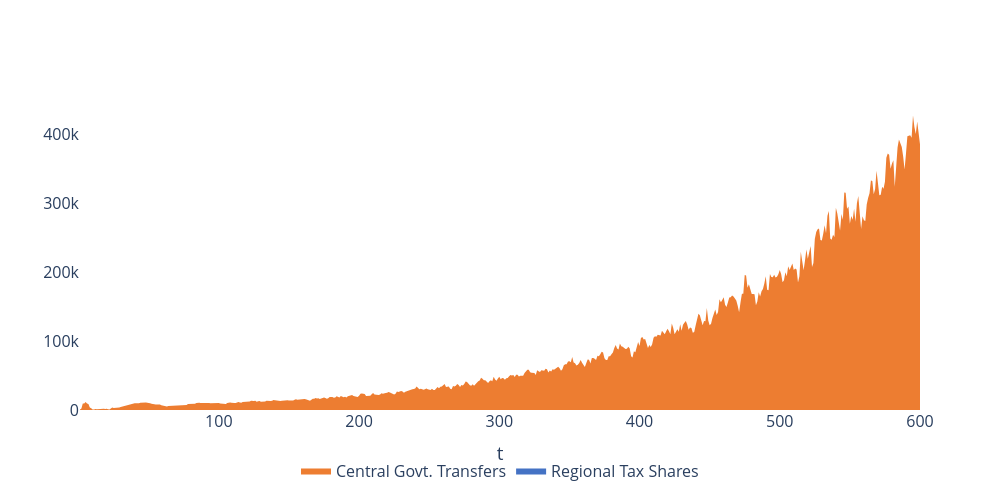

Source (notebook cell):
### Code cell
_df = scenario_results["hrhs_1"]

# Macro rows already aggregate across all regions; average over runs
agg = _df[_df['region'] == 'macro'].groupby('t')[['RegGov_Grant', 'RegGov_Revenue']].mean()

taxes = agg['RegGov_Revenue'] - agg['RegGov_Grant']

fig = go.Figure()
fig.add_trace(go.Scatter(
    x=agg.index, y=taxes,
    name='Regional Tax Shares', stackgroup='one',
    fillcolor='#4472C4', line=dict(color='#4472C4', width=0)
))
fig.add_trace(go.Scatter(
    x=agg.index, y=agg['RegGov_Grant'],
    name='Central Govt. Transfers', stackgroup='one',
    fillcolor='#ED7D31', line=dict(color='#ED7D31', width=0)
))

# fig.update_yaxes(range=[0, 140000], title_text='Regional Govt. Revenue')


fig.update_xaxes(title_text='t')
fig.update_layout(
    # title='Regional Govt Revenue Components',
    height=500, width=1000,
    font=dict(size=16),
    legend=dict(orientation='h', yanchor='bottom', y=-0.25, xanchor='center', x=0.5),
    plot_bgcolor='white', paper_bgcolor='white'
)
fig

### Figure 1 — Plotly figure (JSON) as saved in the notebook; plotly's stock layout.template omitted (floating-point values rounded to 4 significant figures; data arrays with more than 128 entries replaced by an {"elided": "..."} marker saying what was removed)
{"data": [{"fillcolor": "#4472C4", "line": {"color": "#4472C4", "width": 0}, "name": "Regional Tax Shares", "stackgroup": "one", "type": "scatter", "x": {"elided": "600 int values"}, "y": {"elided": "600 float values"}}, {"fillcolor": "#ED7D31", "line": {"color": "#ED7D31", "width": 0}, "name": "Central Govt. Transfers", "stackgroup": "one", "type": "scatter", "x": {"elided": "600 int values"}, "y": {"elided": "600 float values"}}], "layout": {"font": {"size": 16}, "height": 500, "legend": {"orientation": "h", "x": 0.5, "xanchor": "center", "y": -0.25, "yanchor": "bottom"}, "paper_bgcolor": "white", "plot_bgcolor": "white", "width": 1000, "xaxis": {"title": {"text": "t"}}}}
